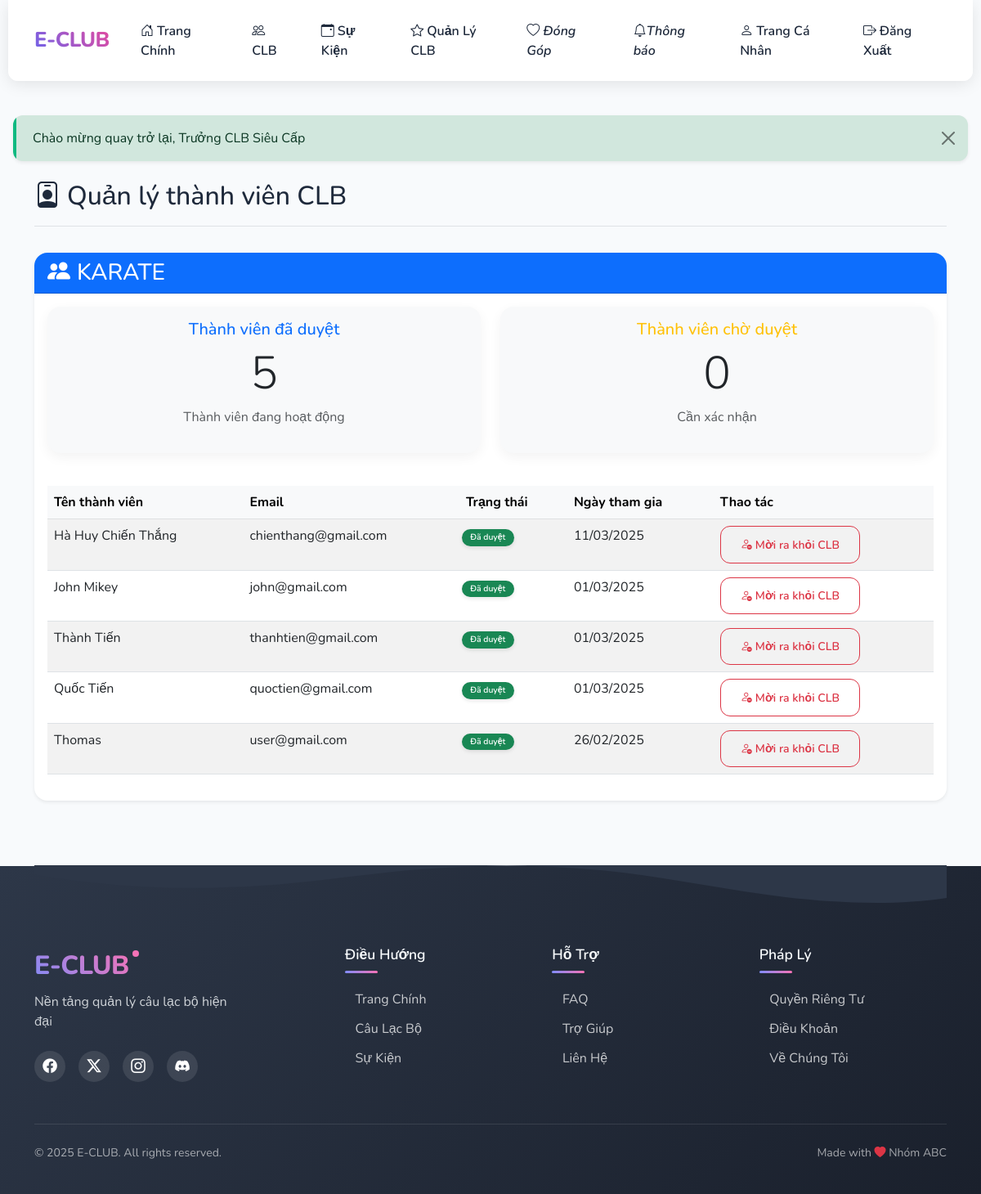
The page /index.php?page=club_leader/members&club_id=1 (signed in) on the database its author committed.
### tables this page shows
CREATE TABLE `clubs` (
  `id` int(11) NOT NULL,
  `name` varchar(100) NOT NULL,
  `description` text DEFAULT NULL,
  `created_at` timestamp NOT NULL DEFAULT current_timestamp(),
  `status` enum('active','inactive') NOT NULL DEFAULT 'active',
  `image_url` varchar(255) DEFAULT NULL,
  `bank_info` longtext DEFAULT NULL
);

CREATE TABLE `club_members` (
  `id` int(11) NOT NULL,
  `user_id` int(11) DEFAULT NULL,
  `club_id` int(11) DEFAULT NULL,
  `status` enum('pending','approved','rejected') DEFAULT 'pending',
  `joined_at` timestamp NOT NULL DEFAULT current_timestamp()
);

CREATE TABLE `users` (
  `id` int(11) NOT NULL,
  `name` varchar(100) NOT NULL,
  `email` varchar(100) NOT NULL,
  `password` varchar(255) NOT NULL,
  `role` enum('admin','club_leader','user') DEFAULT 'user',
  `created_at` timestamp NOT NULL DEFAULT current_timestamp(),
  `avatar_url` varchar(255) DEFAULT NULL,
  `last_activity` timestamp NOT NULL DEFAULT current_timestamp() ON UPDATE current_timestamp()
);

### pages/club_leader/members.php (the view, shortened to what this page needs)
<?php
$sql = "SELECT c.* FROM clubs c
       INNER JOIN club_leaders cl ON c.id = cl.club_id
       WHERE cl.user_id = ?";
$stmt = $conn->prepare($sql);
$stmt->bind_param("i", $_SESSION['user_id']);
$stmt->execute();
$managed_clubs = $stmt->get_result()->fetch_all(MYSQLI_ASSOC);
?>
<div class="container mt-4 mb-5">
    <div class="row mb-4">
        <div class="col-12">
            <h2 class="border-bottom pb-3">
                <i class="bi bi-person-badge me-2"></i>Quản lý thành viên CLB
            </h2>
        </div>
    </div>
    <?php foreach ($managed_clubs as $club): ?>
        <div class="card mb-4 shadow-sm">
            <div class="card-header bg-primary text-white">
                <h3 class="card-title mb-0">
                    <i class="bi bi-people-fill me-2"></i><?php echo htmlspecialchars($club['name']); ?>
                </h3>
            </div>
            <div class="card-body">
                <?php
                $sql = "SELECT
                    COUNT(CASE WHEN status = 'approved' THEN 1 END) as approved_members,
                    COUNT(CASE WHEN status = 'pending' THEN 1 END) as pending_members
                    FROM club_members WHERE club_id = ?";
                $stmt = $conn->prepare($sql);
                $stmt->bind_param("i", $club['id']);
                $stmt->execute();
                $stats = $stmt->get_result()->fetch_assoc();
                ?>
                <div class="row mb-4">
                    <div class="col-md-6 mb-3">
                        <div class="card bg-light h-100">
                            <div class="card-body text-center">
                                <h5 class="text-primary">Thành viên đã duyệt</h5>
                                <h3 class="display-4"><?php echo $stats['approved_members']; ?></h3>
                                <p class="text-muted">Thành viên đang hoạt động</p>
                            </div>
                        </div>
                    </div>
                    <div class="col-md-6 mb-3">
                        <div class="card bg-light h-100">
                            <div class="card-body text-center">
                                <h5 class="text-warning">Thành viên chờ duyệt</h5>
                                <h3 class="display-4"><?php echo $stats['pending_members']; ?></h3>
                                <p class="text-muted">Cần xác nhận</p>
                            </div>
                        </div>
                    </div>
                </div>
                <div class="table-responsive">
                    <table class="table table-striped table-hover">
                        <thead class="table-light">
                            <tr>
                                <th>Tên thành viên</th>
                                <th>Email</th>
                                <th>Trạng thái</th>
                                <th>Ngày tham gia</th>
                                <th>Thao tác</th>
                            </tr>
                        </thead>
                        <tbody>
                            <?php
                            $sql = "SELECT cm.*, u.name, u.email
                                   FROM club_members cm
                                   INNER JOIN users u ON cm.user_id = u.id
                                   WHERE cm.club_id = ?
                                   ORDER BY cm.status ASC, cm.joined_at DESC";
                            $stmt = $conn->prepare($sql);
                            $stmt->bind_param("i", $club['id']);
                            $stmt->execute();
                            $members = $stmt->get_result()->fetch_all(MYSQLI_ASSOC);
                            foreach ($members as $member):
                            ?>
                            <tr>
                                <td><?php echo htmlspecialchars($member['name']); ?></td>
                                <td><?php echo htmlspecialchars($member['email']); ?></td>
                                <td>
                                    <?php if ($member['status'] === 'approved'): ?>
                                        <span class="badge bg-success">Đã duyệt</span>
                                    <?php else: ?>
                                        <span class="badge bg-warning">Chờ duyệt</span>
                                    <?php endif; ?>
                                </td>
                                <td><?php echo date('d/m/Y', strtotime($member['joined_at'])); ?></td>
                                <td>
                                    <?php if ($member['status'] === 'pending'): ?>
                                        <form method="POST" class="d-inline">
                                            <input type="hidden" name="member_id" value="<?php echo $member['id']; ?>">
                                            <input type="hidden" name="club_id" value="<?php echo $club['id']; ?>">
                                            <input type="hidden" name="action" value="approve">
                                            <button type="submit" class="btn btn-sm btn-success">
                                                <i class="bi bi-check-circle me-1"></i>Duyệt
                                            </button>
                                        </form>
                                        <form method="POST" class="d-inline">
                                            <input type="hidden" name="member_id" value="<?php echo $member['id']; ?>">
                                            <input type="hidden" name="club_id" value="<?php echo $club['id']; ?>">
                                            <input type="hidden" name="action" value="reject">
                                            <button type="submit" class="btn btn-sm btn-danger" onclick="return confirm('Bạn có chắc chắn muốn từ chối thành viên này?');">
                                                <i class="bi bi-x-circle me-1"></i>Từ chối
                                            </button>
                                        </form>
                                    <?php else: ?>
                                        <form method="POST" class="d-inline">
                                            <button type="submit" class="btn btn-sm btn-outline-danger" onclick="return confirm('Bạn có chắc chắn muốn mời thành viên này ra khỏi CLB?');">
                                                <i class="bi bi-person-dash me-1"></i>Mời ra khỏi CLB
                                            </button>
                                        </form>
                                    <?php endif; ?>
                                </td>
                            </tr>
                            <?php endforeach; ?>
                        </tbody>
                    </table>
                </div>
            </div>
        </div>
    <?php endforeach; ?>
</div>

### templates/layout.php (style rules this page uses)
:root { --primary-color: #6366f1; --primary-light: #818cf8; --primary-dark: #4f46e5; --secondary-color: #ec4899; --secondary-light: #f472b6; --accent-color: #0ea5e9; --success-color: #10b981; --warning-color: #f59e0b; --danger-color: #ef4444; --background-color: #f8fafc; --text-color: #1e293b; --border-radius: 12px; --card-border-radius: 16px; --transition-speed: 0.3s; }
body { min-height: 100vh; display: flex; flex-direction: column; background-color: var(--background-color); font-family: 'Nunito', sans-serif; color: var(--text-color); overflow-x: hidden; }
.card { border: none; border-radius: var(--card-border-radius); background: #fff; box-shadow: 0 5px 15px rgba(0, 0, 0, 0.05); transition: all var(--transition-speed) ease; overflow: hidden; position: relative; z-index: 1; }
.card::before { content: ''; position: absolute; top: 0; left: 0; width: 4px; height: 100%; z-index: 2; opacity: 0; transition: opacity var(--transition-speed) ease; }
.btn { border-radius: var(--border-radius); padding: 0.7rem 1.5rem; font-weight: 600; transition: all var(--transition-speed) ease; position: relative; overflow: hidden; z-index: 1; }
.btn::before { content: ''; position: absolute; top: 0; left: 0; width: 100%; height: 100%; background: rgba(255, 255, 255, 0.1); z-index: -1; transform: translateX(-100%) rotate(45deg); transition: transform 0.6s ease; }
.badge { font-size: 0.65rem; padding: 0.35em 0.65em; margin-left: -0.5em; margin-top: -0.5em; }
.badge { padding: 0.5em 1em; border-radius: 20px; font-weight: 600; box-shadow: 0 2px 5px rgba(0, 0, 0, 0.1); }
.fade-in { animation: fadeIn 0.5s ease-in; }

### rows shown on the page
clubs: name "KARATE", approved_members "5", pending_members "0"
club_members: user.name "Hà Huy Chiến Thắng", user.email "chienthang@gmail.com", status "Đã duyệt", joined_at "11/03/2025"
club_members: user.name "John Mikey", user.email "john@gmail.com", status "Đã duyệt", joined_at "01/03/2025"
club_members: user.name "Thành Tiến", user.email "thanhtien@gmail.com", status "Đã duyệt", joined_at "01/03/2025"
club_members: user.name "Quốc Tiến", user.email "quoctien@gmail.com", status "Đã duyệt", joined_at "01/03/2025"
club_members: user.name "Thomas", user.email "user@gmail.com", status "Đã duyệt", joined_at "26/02/2025"

### other values the page prints
$flash['message'] "Chào mừng quay trở lại, Trưởng CLB Siêu Cấp"
APP_NAME "E-CLUB"
